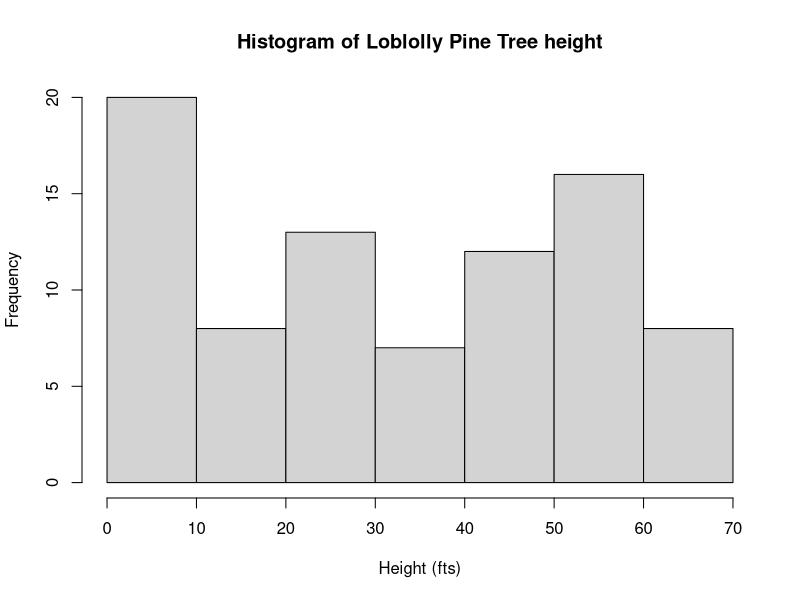
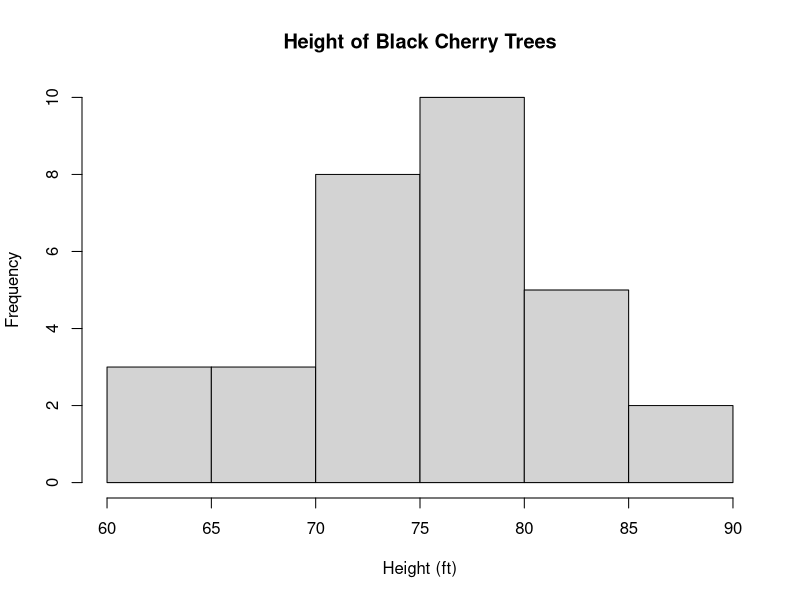
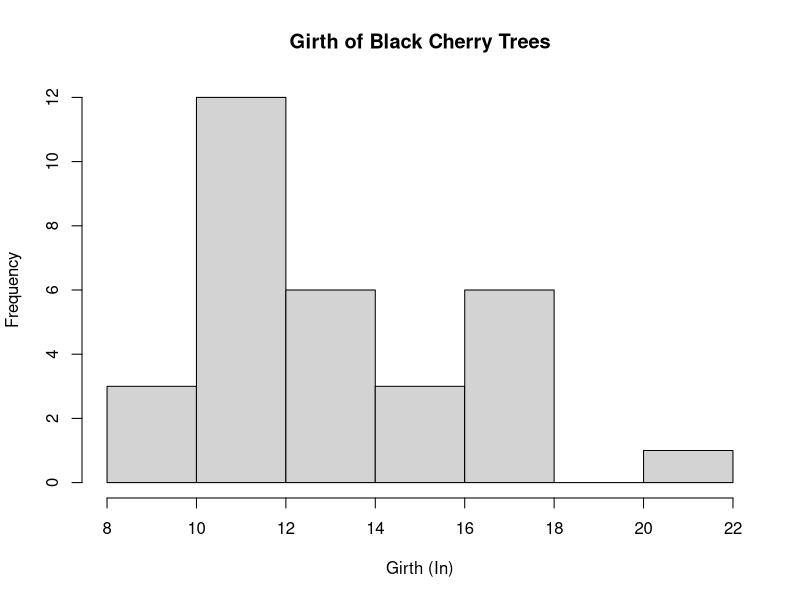

Reproduce these figures in R, in order.
## ---- chunk 1
knitr::opts_chunk$set(echo = TRUE)
## ---- chunk 2
summary(Loblolly$height) 
## ---- chunk 3
summary(trees$Height)
## ---- chunk 4
hist(Loblolly$height, 
     xlab = "Height (fts)", 
     main = "Histogram of Loblolly Pine Tree height")
hist(trees$Height, 
     xlab = "Height (ft)", 
     main = 'Height of Black Cherry Trees')
## ---- chunk 5
hist(trees$Girth, 
     xlab = "Girth (In)", 
     main = 'Girth of Black Cherry Trees')
